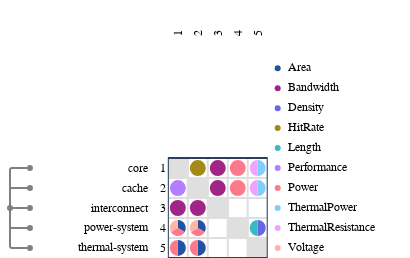

Source (notebook cell):
### Code cell
from ragraph.io.esl import from_esl
graph = from_esl(["./esl"])

import raesl.plot
figure = raesl.plot.mdm(
    graph,
    node_kinds=["component"],
)
figure.show()

### Figure 1 — Plotly figure (JSON) as saved in the notebook; plotly's stock layout.template omitted (floating-point values rounded to 4 significant figures)
{"data": [{"hoverinfo": "skip", "marker": {"color": "#FFFFFF", "line": {"color": "#FFFFFF"}}, "mode": "markers", "showlegend": false, "type": "scatter", "x": [0.5], "xaxis": "x", "y": [0.5], "yaxis": "y"}, {"hoverinfo": "skip", "marker": {"color": "#FFFFFF", "line": {"color": "#FFFFFF"}}, "mode": "markers", "showlegend": false, "type": "scatter", "x": [0.5], "xaxis": "x2", "y": [0.5], "yaxis": "y2"}, {"hoverinfo": "skip", "marker": {"color": "#FFFFFF", "line": {"color": "#FFFFFF"}}, "mode": "markers", "showlegend": false, "type": "scatter", "x": [0.5], "xaxis": "x3", "y": [0.5], "yaxis": "y3"}, {"hoverinfo": "skip", "marker": {"color": "#FFFFFF", "line": {"color": "#FFFFFF"}}, "mode": "markers", "showlegend": false, "type": "scatter", "x": [0.5], "xaxis": "x5", "y": [0.5], "yaxis": "y5"}, {"customdata": [{"data": "world.core", "pointtype": "tree_node"}, {"data": "world.cache", "pointtype": "tree_node"}, {"data": "world.interconnect", "pointtype": "tree_node"}, {"data": "world.power-system", "pointtype": "tree_node"}, {"data": "world.thermal-system", "pointtype": "tree_node"}, {"data": "world", "pointtype": "tree_node"}], "hoverinfo": "text", "marker": {"color": "gray"}, "mode": "markers", "showlegend": false, "text": ["world.core", "world.cache", "world.interconnect", "world.power-system", "world.thermal-system", "world"], "type": "scatter", "x": [1, 1, 1, 1, 1, 0], "xaxis": "x6", "y": [4.5, 3.5, 2.5, 1.5, 0.5, 2.5], "yaxis": "y6"}, {"customdata": [{"source": "world.core", "target": "world.cache"}], "hoverinfo": "text", "marker": {"color": "#ffffff"}, "mode": "markers", "showlegend": false, "text": ["source: world.core<br>target: world.cache<br>Performance: 1.0"], "type": "scatter", "x": [0.5], "xaxis": "x9", "y": [3.3], "yaxis": "y9"}, {"customdata": [{"source": "world.core", "target": "world.interconnect"}], "hoverinfo": "text", "marker": {"color": "#ffffff"}, "mode": "markers", "showlegend": false, "text": ["source: world.core<br>target: world.interconnect<br>Bandwidth: 1.0"], "type": "scatter", "x": [0.5], "xaxis": "x9", "y": [2.3], "yaxis": "y9"}, {"customdata": [{"source": "world.core", "target": "world.power-system"}], "hoverinfo": "text", "marker": {"color": "#ffffff"}, "mode": "markers", "showlegend": false, "text": ["source: world.core<br>target: world.power-system<br>Area: 1.0", "source: world.core<br>target: world.power-system<br>Power: 1.0", "source: world.core<br>target: world.power-system<br>Voltage: 1.0"], "type": "scatter", "x": [0.6732, 0.5, 0.3268], "xaxis": "x9", "y": [1.6, 1.3, 1.6], "yaxis": "y9"}, {"customdata": [{"source": "world.core", "target": "world.thermal-system"}], "hoverinfo": "text", "marker": {"color": "#ffffff"}, "mode": "markers", "showlegend": false, "text": ["source: world.core<br>target: world.thermal-system<br>Area: 1.0", "source: world.core<br>target: world.thermal-system<br>Power: 1.0"], "type": "scatter", "x": [0.7, 0.3], "xaxis": "x9", "y": [0.5, 0.5], "yaxis": "y9"}, {"customdata": [{"source": "world.cache", "target": "world.core"}], "hoverinfo": "text", "marker": {"color": "#ffffff"}, "mode": "markers", "showlegend": false, "text": ["source: world.cache<br>target: world.core<br>HitRate: 1.0"], "type": "scatter", "x": [1.5], "xaxis": "x9", "y": [4.3], "yaxis": "y9"}, {"customdata": [{"source": "world.cache", "target": "world.interconnect"}], "hoverinfo": "text", "marker": {"color": "#ffffff"}, "mode": "markers", "showlegend": false, "text": ["source: world.cache<br>target: world.interconnect<br>Bandwidth: 1.0"], "type": "scatter", "x": [1.5], "xaxis": "x9", "y": [2.3], "yaxis": "y9"}, {"customdata": [{"source": "world.cache", "target": "world.power-system"}], "hoverinfo": "text", "marker": {"color": "#ffffff"}, "mode": "markers", "showlegend": false, "text": ["source: world.cache<br>target: world.power-system<br>Area: 1.0", "source: world.cache<br>target: world.power-system<br>Power: 1.0", "source: world.cache<br>target: world.power-system<br>Voltage: 1.0"], "type": "scatter", "x": [1.673, 1.5, 1.327], "xaxis": "x9", "y": [1.6, 1.3, 1.6], "yaxis": "y9"}, {"customdata": [{"source": "world.cache", "target": "world.thermal-system"}], "hoverinfo": "text", "marker": {"color": "#ffffff"}, "mode": "markers", "showlegend": false, "text": ["source: world.cache<br>target: world.thermal-system<br>Area: 1.0", "source: world.cache<br>target: world.thermal-system<br>Power: 1.0"], "type": "scatter", "x": [1.7, 1.3], "xaxis": "x9", "y": [0.5, 0.5], "yaxis": "y9"}, {"customdata": [{"source": "world.interconnect", "target": "world.core"}], "hoverinfo": "text", "marker": {"color": "#ffffff"}, "mode": "markers", "showlegend": false, "text": ["source: world.interconnect<br>target: world.core<br>Bandwidth: 1.0"], "type": "scatter", "x": [2.5], "xaxis": "x9", "y": [4.3], "yaxis": "y9"}, {"customdata": [{"source": "world.interconnect", "target": "world.cache"}], "hoverinfo": "text", "marker": {"color": "#ffffff"}, "mode": "markers", "showlegend": false, "text": ["source: world.interconnect<br>target: world.cache<br>Bandwidth: 1.0"], "type": "scatter", "x": [2.5], "xaxis": "x9", "y": [3.3], "yaxis": "y9"}, {"customdata": [{"source": "world.power-system", "target": "world.core"}], "hoverinfo": "text", "marker": {"color": "#ffffff"}, "mode": "markers", "showlegend": false, "text": ["source: world.power-system<br>target: world.core<br>Power: 1.0"], "type": "scatter", "x": [3.5], "xaxis": "x9", "y": [4.3], "yaxis": "y9"}, {"customdata": [{"source": "world.power-system", "target": "world.cache"}], "hoverinfo": "text", "marker": {"color": "#ffffff"}, "mode": "markers", "showlegend": false, "text": ["source: world.power-system<br>target: world.cache<br>Power: 1.0"], "type": "scatter", "x": [3.5], "xaxis": "x9", "y": [3.3], "yaxis": "y9"}, {"customdata": [{"source": "world.thermal-system", "target": "world.core"}], "hoverinfo": "text", "marker": {"color": "#ffffff"}, "mode": "markers", "showlegend": false, "text": ["source: world.thermal-system<br>target: world.core<br>ThermalPower: 1.0", "source: world.thermal-system<br>target: world.core<br>ThermalResistance: 1.0"], "type": "scatter", "x": [4.7, 4.3], "xaxis": "x9", "y": [4.5, 4.5], "yaxis": "y9"}, {"customdata": [{"source": "world.thermal-system", "target": "world.cache"}], "hoverinfo": "text", "marker": {"color": "#ffffff"}, "mode": "markers", "showlegend": false, "text": ["source: world.thermal-system<br>target: world.cache<br>ThermalPower: 1.0", "source: world.thermal-system<br>target: world.cache<br>ThermalResistance: 1.0"], "type": "scatter", "x": [4.7, 4.3], "xaxis": "x9", "y": [3.5, 3.5], "yaxis": "y9"}, {"customdata": [{"source": "world.thermal-system", "target": "world.power-system"}], "hoverinfo": "text", "marker": {"color": "#ffffff"}, "mode": "markers", "showlegend": false, "text": ["source: world.thermal-system<br>target: world.power-system<br>Density: 1.0", "source: world.thermal-system<br>target: world.power-system<br>Length: 1.0"], "type": "scatter", "x": [4.7, 4.3], "xaxis": "x9", "y": [1.5, 1.5], "yaxis": "y9"}, {"hoverinfo": "text", "marker": {"color": "#2351a3"}, "mode": "markers", "showlegend": false, "text": ["Area"], "type": "scatter", "x": [0.5], "xaxis": "x10", "y": [9.5], "yaxis": "y10"}, {"hoverinfo": "text", "marker": {"color": "#a02586"}, "mode": "markers", "showlegend": false, "text": ["Bandwidth"], "type": "scatter", "x": [0.5], "xaxis": "x10", "y": [8.5], "yaxis": "y10"}, {"hoverinfo": "text", "marker": {"color": "#6766e5"}, "mode": "markers", "showlegend": false, "text": ["Density"], "type": "scatter", "x": [0.5], "xaxis": "x10", "y": [7.5], "yaxis": "y10"}, {"hoverinfo": "text", "marker": {"color": "#a48916"}, "mode": "markers", "showlegend": false, "text": ["HitRate"], "type": "scatter", "x": [0.5], "xaxis": "x10", "y": [6.5], "yaxis": "y10"}, {"hoverinfo": "text", "marker": {"color": "#36bcc0"}, "mode": "markers", "showlegend": false, "text": ["Length"], "type": "scatter", "x": [0.5], "xaxis": "x10", "y": [5.5], "yaxis": "y10"}, {"hoverinfo": "text", "marker": {"color": "#b37eff"}, "mode": "markers", "showlegend": false, "text": ["Performance"], "type": "scatter", "x": [0.5], "xaxis": "x10", "y": [4.5], "yaxis": "y10"}, {"hoverinfo": "text", "marker": {"color": "#ff798d"}, "mode": "markers", "showlegend": false, "text": ["Power"], "type": "scatter", "x": [0.5], "xaxis": "x10", "y": [3.5], "yaxis": "y10"}, {"hoverinfo": "text", "marker": {"color": "#7fcffa"}, "mode": "markers", "showlegend": false, "text": ["ThermalPower"], "type": "scatter", "x": [0.5], "xaxis": "x10", "y": [2.5], "yaxis": "y10"}, {"hoverinfo": "text", "marker": {"color": "#eea3ff"}, "mode": "markers", "showlegend": false, "text": ["ThermalResistance"], "type": "scatter", "x": [0.5], "xaxis": "x10", "y": [1.5], "yaxis": "y10"}, {"hoverinfo": "text", "marker": {"color": "#ffb7a3"}, "mode": "markers", "showlegend": false, "text": ["Voltage"], "type": "scatter", "x": [0.5], "xaxis": "x10", "y": [0.5], "yaxis": "y10"}, {"hoverinfo": "text", "mode": "text", "showlegend": false, "text": ["Area", "Bandwidth", "Density", "HitRate", "Length", "Performance", "Power", "ThermalPower", "ThermalResistance", "Voltage"], "textfont": {"color": "black", "family": "Fira Code,Hack,Courier New,monospace", "size": 12}, "textposition": "middle right", "type": "scatter", "x": [1, 1, 1, 1, 1, 1, 1, 1, 1, 1], "xaxis": "x10", "y": [9.5, 8.5, 7.5, 6.5, 5.5, 4.5, 3.5, 2.5, 1.5, 0.5], "yaxis": "y10"}], "layout": {"annotations": [{"font": {"color": "black", "family": "Fira Code,Hack,Courier New,monospace", "size": 12}, "showarrow": false, "text": "1", "textangle": -90, "x": 0.5, "xref": "x4", "y": -0.3301, "yanchor": "bottom", "yref": "y", "yshift": 0}, {"font": {"color": "black", "family": "Fira Code,Hack,Courier New,monospace", "size": 12}, "showarrow": false, "text": "2", "textangle": -90, "x": 1.5, "xref": "x4", "y": -0.3301, "yanchor": "bottom", "yref": "y", "yshift": 0}, {"font": {"color": "black", "family": "Fira Code,Hack,Courier New,monospace", "size": 12}, "showarrow": false, "text": "3", "textangle": -90, "x": 2.5, "xref": "x4", "y": -0.3301, "yanchor": "bottom", "yref": "y", "yshift": 0}, {"font": {"color": "black", "family": "Fira Code,Hack,Courier New,monospace", "size": 12}, "showarrow": false, "text": "4", "textangle": -90, "x": 3.5, "xref": "x4", "y": -0.3301, "yanchor": "bottom", "yref": "y", "yshift": 0}, {"font": {"color": "black", "family": "Fira Code,Hack,Courier New,monospace", "size": 12}, "showarrow": false, "text": "5", "textangle": -90, "x": 4.5, "xref": "x4", "y": -0.3301, "yanchor": "bottom", "yref": "y", "yshift": 0}, {"font": {"color": "black", "family": "Fira Code,Hack,Courier New,monospace", "size": 12}, "showarrow": false, "text": "core", "textangle": 0, "x": 2.772, "xanchor": "right", "xref": "x7", "y": 4.5, "yref": "y6", "yshift": 0}, {"font": {"color": "black", "family": "Fira Code,Hack,Courier New,monospace", "size": 12}, "showarrow": false, "text": "cache", "textangle": 0, "x": 2.772, "xanchor": "right", "xref": "x7", "y": 3.5, "yref": "y6", "yshift": 0}, {"font": {"color": "black", "family": "Fira Code,Hack,Courier New,monospace", "size": 12}, "showarrow": false, "text": "interconnect", "textangle": 0, "x": 2.772, "xanchor": "right", "xref": "x7", "y": 2.5, "yref": "y6", "yshift": 0}, {"font": {"color": "black", "family": "Fira Code,Hack,Courier New,monospace", "size": 12}, "showarrow": false, "text": "power-system", "textangle": 0, "x": 2.772, "xanchor": "right", "xref": "x7", "y": 1.5, "yref": "y6", "yshift": 0}, {"font": {"color": "black", "family": "Fira Code,Hack,Courier New,monospace", "size": 12}, "showarrow": false, "text": "thermal-system", "textangle": 0, "x": 2.772, "xanchor": "right", "xref": "x7", "y": 0.5, "yref": "y6", "yshift": 0}, {"font": {"color": "black", "family": "Fira Code,Hack,Courier New,monospace", "size": 12}, "showarrow": false, "text": "1", "textangle": 0, "x": 0.4301, "xanchor": "right", "xref": "x8", "y": 4.5, "yref": "y6", "yshift": 0}, {"font": {"color": "black", "family": "Fira Code,Hack,Courier New,monospace", "size": 12}, "showarrow": false, "text": "2", "textangle": 0, "x": 0.4301, "xanchor": "right", "xref": "x8", "y": 3.5, "yref": "y6", "yshift": 0}, {"font": {"color": "black", "family": "Fira Code,Hack,Courier New,monospace", "size": 12}, "showarrow": false, "text": "3", "textangle": 0, "x": 0.4301, "xanchor": "right", "xref": "x8", "y": 2.5, "yref": "y6", "yshift": 0}, {"font": {"color": "black", "family": "Fira Code,Hack,Courier New,monospace", "size": 12}, "showarrow": false, "text": "4", "textangle": 0, "x": 0.4301, "xanchor": "right", "xref": "x8", "y": 1.5, "yref": "y6", "yshift": 0}, {"font": {"color": "black", "family": "Fira Code,Hack,Courier New,monospace", "size": 12}, "showarrow": false, "text": "5", "textangle": 0, "x": 0.4301, "xanchor": "right", "xref": "x8", "y": 0.5, "yref": "y6", "yshift": 0}], "autosize": false, "height": 258.2, "hovermode": "closest", "margin": {"b": 0, "l": 0, "pad": 0, "r": 0, "t": 25}, "modebar": {"orientation": "h"}, "paper_bgcolor": "rgba(256,256,256,1)", "plot_bgcolor": "rgba(256,256,256,0)", "shapes": [{"line": {"color": "gray", "dash": "solid", "width": 2}, "type": "line", "x0": 0, "x1": 0, "xref": "x6", "y0": 2.5, "y1": 4.4, "yref": "y6"}, {"line": {"color": "gray", "dash": "solid", "width": 2}, "path": "M 0 4.4 Q 0 4.5 0.1 4.5", "type": "path", "xref": "x6", "yref": "y6"}, {"line": {"color": "gray", "dash": "solid", "width": 2}, "type": "line", "x0": 0.1, "x1": 1, "xref": "x6", "y0": 4.5, "y1": 4.5, "yref": "y6"}, {"line": {"color": "gray", "dash": "solid", "width": 2}, "type": "line", "x0": 0, "x1": 0, "xref": "x6", "y0": 2.5, "y1": 3.4, "yref": "y6"}, {"line": {"color": "gray", "dash": "solid", "width": 2}, "path": "M 0 3.4 Q 0 3.5 0.1 3.5", "type": "path", "xref": "x6", "yref": "y6"}, {"line": {"color": "gray", "dash": "solid", "width": 2}, "type": "line", "x0": 0.1, "x1": 1, "xref": "x6", "y0": 3.5, "y1": 3.5, "yref": "y6"}, {"line": {"color": "gray", "dash": "solid", "width": 2}, "type": "line", "x0": 0, "x1": 1, "xref": "x6", "y0": 2.5, "y1": 2.5, "yref": "y6"}, {"line": {"color": "gray", "dash": "solid", "width": 2}, "type": "line", "x0": 0, "x1": 0, "xref": "x6", "y0": 2.5, "y1": 1.6, "yref": "y6"}, {"line": {"color": "gray", "dash": "solid", "width": 2}, "path": "M 0 1.6 Q 0 1.5 0.1 1.5", "type": "path", "xref": "x6", "yref": "y6"}, {"line": {"color": "gray", "dash": "solid", "width": 2}, "type": "line", "x0": 0.1, "x1": 1, "xref": "x6", "y0": 1.5, "y1": 1.5, "yref": "y6"}, {"line": {"color": "gray", "dash": "solid", "width": 2}, "type": "line", "x0": 0, "x1": 0, "xref": "x6", "y0": 2.5, "y1": 0.6, "yref": "y6"}, {"line": {"color": "gray", "dash": "solid", "width": 2}, "path": "M 0 0.6 Q 0 0.5 0.1 0.5", "type": "path", "xref": "x6", "yref": "y6"}, {"line": {"color": "gray", "dash": "solid", "width": 2}, "type": "line", "x0": 0.1, "x1": 1, "xref": "x6", "y0": 0.5, "y1": 0.5, "yref": "y6"}, {"line": {"color": "#dfdfdf", "dash": "solid", "width": 2}, "type": "line", "x0": 0, "x1": 5, "xref": "x9", "y0": 0, "y1": 0, "yref": "y6"}, {"line": {"color": "#dfdfdf", "dash": "solid", "width": 2}, "type": "line", "x0": 0, "x1": 5, "xref": "x9", "y0": 1, "y1": 1, "yref": "y6"}, {"line": {"color": "#dfdfdf", "dash": "solid", "width": 2}, "type": "line", "x0": 0, "x1": 5, "xref": "x9", "y0": 2, "y1": 2, "yref": "y6"}, {"line": {"color": "#dfdfdf", "dash": "solid", "width": 2}, "type": "line", "x0": 0, "x1": 5, "xref": "x9", "y0": 3, "y1": 3, "yref": "y6"}, {"line": {"color": "#dfdfdf", "dash": "solid", "width": 2}, "type": "line", "x0": 0, "x1": 5, "xref": "x9", "y0": 4, "y1": 4, "yref": "y6"}, {"line": {"color": "#dfdfdf", "dash": "solid", "width": 2}, "type": "line", "x0": 0, "x1": 5, "xref": "x9", "y0": 5, "y1": 5, "yref": "y6"}, {"line": {"color": "#dfdfdf", "dash": "solid", "width": 2}, "type": "line", "x0": 0, "x1": 0, "xref": "x9", "y0": 0, "y1": 5, "yref": "y6"}, {"line": {"color": "#dfdfdf", "dash": "solid", "width": 2}, "type": "line", "x0": 1, "x1": 1, "xref": "x9", "y0": 0, "y1": 5, "yref": "y6"}, {"line": {"color": "#dfdfdf", "dash": "solid", "width": 2}, "type": "line", "x0": 2, "x1": 2, "xref": "x9", "y0": 0, "y1": 5, "yref": "y6"}, {"line": {"color": "#dfdfdf", "dash": "solid", "width": 2}, "type": "line", "x0": 3, "x1": 3, "xref": "x9", "y0": 0, "y1": 5, "yref": "y6"}, {"line": {"color": "#dfdfdf", "dash": "solid", "width": 2}, "type": "line", "x0": 4, "x1": 4, "xref": "x9", "y0": 0, "y1": 5, "yref": "y6"}, {"line": {"color": "#dfdfdf", "dash": "solid", "width": 2}, "type": "line", "x0": 5, "x1": 5, "xref": "x9", "y0": 0, "y1": 5, "yref": "y6"}, {"fillcolor": "#dfdfdf", "layer": "below", "line": {"color": "#dfdfdf"}, "type": "rect", "x0": 0, "x1": 1, "xref": "x9", "y0": 4, "y1": 5, "yref": "y6"}, {"fillcolor": "#dfdfdf", "layer": "below", "line": {"color": "#dfdfdf"}, "type": "rect", "x0": 1, "x1": 2, "xref": "x9", "y0": 3, "y1": 4, "yref": "y6"}, {"fillcolor": "#dfdfdf", "layer": "below", "line": {"color": "#dfdfdf"}, "type": "rect", "x0": 2, "x1": 3, "xref": "x9", "y0": 2, "y1": 3, "yref": "y6"}, {"fillcolor": "#dfdfdf", "layer": "below", "line": {"color": "#dfdfdf"}, "type": "rect", "x0": 3, "x1": 4, "xref": "x9", "y0": 1, "y1": 2, "yref": "y6"}, {"fillcolor": "#dfdfdf", "layer": "below", "line": {"color": "#dfdfdf"}, "type": "rect", "x0": 4, "x1": 5, "xref": "x9", "y0": 0, "y1": 1, "yref": "y6"}, {"fillcolor": "#b37eff", "line": {"width": 0}, "path": "M 0.5 3.5 L 0.5 3.9 Q 0.334 3.9 0.217 3.783 Q 0.1 3.666 0.1 3.5 Q 0.1 3.334 0.217 3.217 Q 0.334 3.1 0.5 3.1 Q 0.666 3.1 0.783 3.217 Q 0.9 3.334 0.9 3.5 Q 0.9 3.666 0.783 3.783 Q 0.666 3.9 0.5 3.9 Z", "type": "path", "xref": "x9", "yref": "y6"}, {"fillcolor": "#a02586", "line": {"width": 0}, "path": "M 0.5 2.5 L 0.5 2.9 Q 0.334 2.9 0.217 2.783 Q 0.1 2.666 0.1 2.5 Q 0.1 2.334 0.217 2.217 Q 0.334 2.1 0.5 2.1 Q 0.666 2.1 0.783 2.217 Q 0.9 2.334 0.9 2.5 Q 0.9 2.666 0.783 2.783 Q 0.666 2.9 0.5 2.9 Z", "type": "path", "xref": "x9", "yref": "y6"}, {"fillcolor": "#2351a3", "line": {"width": 0}, "path": "M 0.5 1.5 L 0.846 1.3 Q 0.929 1.443 0.886 1.604 Q 0.843 1.764 0.7 1.846 Q 0.607 1.9 0.5 1.9 Z", "type": "path", "xref": "x9", "yref": "y6"}, {"fillcolor": "#ff798d", "line": {"width": 0}, "path": "M 0.5 1.5 L 0.15400000000000003 1.3 Q 0.236 1.157 0.396 1.114 Q 0.557 1.071 0.7 1.154 Q 0.793 1.207 0.846 1.3 Z", "type": "path", "xref": "x9", "yref": "y6"}, {"fillcolor": "#ffb7a3", "line": {"width": 0}, "path": "M 0.5 1.5 L 0.5 1.9 Q 0.334 1.9 0.217 1.783 Q 0.1 1.666 0.1 1.5 Q 0.1 1.393 0.154 1.3 Z", "type": "path", "xref": "x9", "yref": "y6"}, {"fillcolor": "#2351a3", "line": {"width": 0}, "path": "M 0.5 0.5 L 0.5 0.09999999999999998 Q 0.666 0.1 0.783 0.217 Q 0.9 0.334 0.9 0.5 Q 0.9 0.666 0.783 0.783 Q 0.666 0.9 0.5 0.9 Z", "type": "path", "xref": "x9", "yref": "y6"}, {"fillcolor": "#ff798d", "line": {"width": 0}, "path": "M 0.5 0.5 L 0.5 0.9 Q 0.334 0.9 0.217 0.783 Q 0.1 0.666 0.1 0.5 Q 0.1 0.334 0.217 0.217 Q 0.334 0.1 0.5 0.1 Z", "type": "path", "xref": "x9", "yref": "y6"}, {"fillcolor": "#a48916", "line": {"width": 0}, "path": "M 1.5 4.5 L 1.5 4.9 Q 1.334 4.9 1.217 4.783 Q 1.1 4.666 1.1 4.5 Q 1.1 4.334 1.217 4.217 Q 1.334 4.1 1.5 4.1 Q 1.666 4.1 1.783 4.217 Q 1.9 4.334 1.9 4.5 Q 1.9 4.666 1.783 4.783 Q 1.666 4.9 1.5 4.9 Z", "type": "path", "xref": "x9", "yref": "y6"}, {"fillcolor": "#a02586", "line": {"width": 0}, "path": "M 1.5 2.5 L 1.5 2.9 Q 1.334 2.9 1.217 2.783 Q 1.1 2.666 1.1 2.5 Q 1.1 2.334 1.217 2.217 Q 1.334 2.1 1.5 2.1 Q 1.666 2.1 1.783 2.217 Q 1.9 2.334 1.9 2.5 Q 1.9 2.666 1.783 2.783 Q 1.666 2.9 1.5 2.9 Z", "type": "path", "xref": "x9", "yref": "y6"}, {"fillcolor": "#2351a3", "line": {"width": 0}, "path": "M 1.5 1.5 L 1.846 1.3 Q 1.929 1.443 1.886 1.604 Q 1.843 1.764 1.7 1.846 Q 1.607 1.9 1.5 1.9 Z", "type": "path", "xref": "x9", "yref": "y6"}, {"fillcolor": "#ff798d", "line": {"width": 0}, "path": "M 1.5 1.5 L 1.154 1.3 Q 1.236 1.157 1.396 1.114 Q 1.557 1.071 1.7 1.154 Q 1.793 1.207 1.846 1.3 Z", "type": "path", "xref": "x9", "yref": "y6"}, {"fillcolor": "#ffb7a3", "line": {"width": 0}, "path": "M 1.5 1.5 L 1.5 1.9 Q 1.334 1.9 1.217 1.783 Q 1.1 1.666 1.1 1.5 Q 1.1 1.393 1.154 1.3 Z", "type": "path", "xref": "x9", "yref": "y6"}, {"fillcolor": "#2351a3", "line": {"width": 0}, "path": "M 1.5 0.5 L 1.5 0.09999999999999998 Q 1.666 0.1 1.783 0.217 Q 1.9 0.334 1.9 0.5 Q 1.9 0.666 1.783 0.783 Q 1.666 0.9 1.5 0.9 Z", "type": "path", "xref": "x9", "yref": "y6"}, {"fillcolor": "#ff798d", "line": {"width": 0}, "path": "M 1.5 0.5 L 1.5 0.9 Q 1.334 0.9 1.217 0.783 Q 1.1 0.666 1.1 0.5 Q 1.1 0.334 1.217 0.217 Q 1.334 0.1 1.5 0.1 Z", "type": "path", "xref": "x9", "yref": "y6"}, {"fillcolor": "#a02586", "line": {"width": 0}, "path": "M 2.5 4.5 L 2.5 4.9 Q 2.334 4.9 2.217 4.783 Q 2.1 4.666 2.1 4.5 Q 2.1 4.334 2.217 4.217 Q 2.334 4.1 2.5 4.1 Q 2.666 4.1 2.783 4.217 Q 2.9 4.334 2.9 4.5 Q 2.9 4.666 2.783 4.783 Q 2.666 4.9 2.5 4.9 Z", "type": "path", "xref": "x9", "yref": "y6"}, {"fillcolor": "#a02586", "line": {"width": 0}, "path": "M 2.5 3.5 L 2.5 3.9 Q 2.334 3.9 2.217 3.783 Q 2.1 3.666 2.1 3.5 Q 2.1 3.334 2.217 3.217 Q 2.334 3.1 2.5 3.1 Q 2.666 3.1 2.783 3.217 Q 2.9 3.334 2.9 3.5 Q 2.9 3.666 2.783 3.783 Q 2.666 3.9 2.5 3.9 Z", "type": "path", "xref": "x9", "yref": "y6"}, {"fillcolor": "#ff798d", "line": {"width": 0}, "path": "M 3.5 4.5 L 3.5 4.9 Q 3.334 4.9 3.217 4.783 Q 3.1 4.666 3.1 4.5 Q 3.1 4.334 3.217 4.217 Q 3.334 4.1 3.5 4.1 Q 3.666 4.1 3.783 4.217 Q 3.9 4.334 3.9 4.5 Q 3.9 4.666 3.783 4.783 Q 3.666 4.9 3.5 4.9 Z", "type": "path", "xref": "x9", "yref": "y6"}, {"fillcolor": "#ff798d", "line": {"width": 0}, "path": "M 3.5 3.5 L 3.5 3.9 Q 3.334 3.9 3.217 3.783 Q 3.1 3.666 3.1 3.5 Q 3.1 3.334 3.217 3.217 Q 3.334 3.1 3.5 3.1 Q 3.666 3.1 3.783 3.217 Q 3.9 3.334 3.9 3.5 Q 3.9 3.666 3.783 3.783 Q 3.666 3.9 3.5 3.9 Z", "type": "path", "xref": "x9", "yref": "y6"}, {"fillcolor": "#7fcffa", "line": {"width": 0}, "path": "M 4.5 4.5 L 4.5 4.1 Q 4.666 4.1 4.783 4.217 Q 4.9 4.334 4.9 4.5 Q 4.9 4.666 4.783 4.783 Q 4.666 4.9 4.5 4.9 Z", "type": "path", "xref": "x9", "yref": "y6"}, {"fillcolor": "#eea3ff", "line": {"width": 0}, "path": "M 4.5 4.5 L 4.5 4.9 Q 4.334 4.9 4.217 4.783 Q 4.1 4.666 4.1 4.5 Q 4.1 4.334 4.217 4.217 Q 4.334 4.1 4.5 4.1 Z", "type": "path", "xref": "x9", "yref": "y6"}, {"fillcolor": "#7fcffa", "line": {"width": 0}, "path": "M 4.5 3.5 L 4.5 3.1 Q 4.666 3.1 4.783 3.217 Q 4.9 3.334 4.9 3.5 Q 4.9 3.666 4.783 3.783 Q 4.666 3.9 4.5 3.9 Z", "type": "path", "xref": "x9", "yref": "y6"}, {"fillcolor": "#eea3ff", "line": {"width": 0}, "path": "M 4.5 3.5 L 4.5 3.9 Q 4.334 3.9 4.217 3.783 Q 4.1 3.666 4.1 3.5 Q 4.1 3.334 4.217 3.217 Q 4.334 3.1 4.5 3.1 Z", "type": "path", "xref": "x9", "yref": "y6"}, {"fillcolor": "#6766e5", "line": {"width": 0}, "path": "M 4.5 1.5 L 4.5 1.1 Q 4.666 1.1 4.783 1.217 Q 4.9 1.334 4.9 1.5 Q 4.9 1.666 4.783 1.783 Q 4.666 1.9 4.5 1.9 Z", "type": "path", "xref": "x9", "yref": "y6"}, {"fillcolor": "#36bcc0", "line": {"width": 0}, "path": "M 4.5 1.5 L 4.5 1.9 Q 4.334 1.9 4.217 1.783 Q 4.1 1.666 4.1 1.5 Q 4.1 1.334 4.217 1.217 Q 4.334 1.1 4.5 1.1 Z", "type": "path", "xref": "x9", "yref": "y6"}, {"type": "rect", "x0": 0, "x1": 5, "xref": "x9", "y0": 0, "y1": 5, "yref": "y6"}], "width": 410.6, "xaxis": {"anchor": "y", "automargin": false, "autorange": false, "domain": [0, 0.09742], "matches": "x6", "range": [-0.5, 1.5], "scaleanchor": "y", "scaleratio": 1, "showticklabels": false}, "xaxis10": {"anchor": "y10", "automargin": false, "domain": [0.6529, 1], "range": [0, 7.125], "scaleanchor": "y", "showgrid": false, "showline": false, "showticklabels": false, "zeroline": false}, "xaxis2": {"anchor": "y2", "automargin": false, "autorange": false, "domain": [0.09742, 0.3675], "matches": "x7", "range": [-2.772, 2.772], "scaleanchor": "y", "scaleratio": 1, "showticklabels": false}, "xaxis3": {"anchor": "y3", "automargin": false, "autorange": false, "domain": [0.3675, 0.4094], "matches": "x8", "range": [-0.4301, 0.4301], "scaleanchor": "y", "scaleratio": 1, "showticklabels": false}, "xaxis4": {"anchor": "y4", "automargin": false, "domain": [0.4094, 0.6529], "matches": "x9", "range": [0, 5], "scaleanchor": "y", "showgrid": false, "showline": false, "showticklabels": false, "zeroline": false}, "xaxis5": {"anchor": "y5", "automargin": false, "autorange": false, "domain": [0.6529, 1], "matches": "x10", "range": [0, 7.125], "scaleanchor": "y", "scaleratio": 1, "showticklabels": false}, "xaxis6": {"anchor": "y6", "automargin": false, "autorange": false, "domain": [0, 0.09742], "range": [-0.5, 1.5], "scaleanchor": "y", "scaleratio": 1, "showgrid": false, "showline": false, "showticklabels": false, "zeroline": false}, "xaxis7": {"anchor": "y7", "automargin": false, "domain": [0.09742, 0.3675], "range": [-2.772, 2.772], "scaleanchor": "y", "scaleratio": 1, "showgrid": false, "showline": false, "showticklabels": false, "zeroline": false}, "xaxis8": {"anchor": "y8", "automargin": false, "domain": [0.3675, 0.4094], "range": [-0.4301, 0.4301], "scaleanchor": "y", "scaleratio": 1, "showgrid": false, "showline": false, "showticklabels": false, "zeroline": false}, "xaxis9": {"anchor": "y9", "automargin": false, "domain": [0.4094, 0.6529], "range": [0, 5], "scaleanchor": "y", "scaleratio": 1, "showgrid": false, "showline": false, "showticklabels": false, "zeroline": false}, "yaxis": {"anchor": "x", "automargin": false, "autorange": false, "domain": [0.9434, 1], "range": [-0.3301, 0.3301], "showticklabels": false}, "yaxis10": {"anchor": "x10", "automargin": false, "autorange": false, "domain": [0, 0.9434], "matches": "y6", "range": [0, 11], "scaleratio": 1, "showgrid": false, "showline": false, "showticklabels": false, "zeroline": false}, "yaxis2": {"anchor": "x2", "automargin": false, "autorange": false, "domain": [0.9434, 1], "matches": "y", "range": [-0.3301, 0.3301], "showticklabels": false}, "yaxis3": {"anchor": "x3", "automargin": false, "autorange": false, "domain": [0.9434, 1], "matches": "y", "range": [-0.3301, 0.3301], "showticklabels": false}, "yaxis4": {"anchor": "x4", "automargin": false, "autorange": false, "domain": [0.9434, 1], "matches": "y", "range": [-0.3301, 0.3301], "scaleanchor": "x", "scaleratio": 1, "showgrid": false, "showline": false, "showticklabels": false, "zeroline": false}, "yaxis5": {"anchor": "x5", "automargin": false, "autorange": false, "domain": [0.9434, 1], "matches": "y", "range": [-0.3301, 0.3301], "showticklabels": false}, "yaxis6": {"anchor": "x6", "automargin": false, "autorange": false, "domain": [0, 0.9434], "range": [0, 11], "scaleanchor": "x", "scaleratio": 1, "showgrid": true, "showline": false, "showticklabels": false, "zeroline": false}, "yaxis7": {"anchor": "x7", "automargin": false, "autorange": false, "domain": [0, 0.9434], "matches": "y6", "range": [0, 11], "scaleratio": 1, "showgrid": false, "showline": false, "showticklabels": false, "zeroline": false}, "yaxis8": {"anchor": "x8", "automargin": false, "autorange": false, "domain": [0, 0.9434], "matches": "y6", "range": [0, 11], "scaleratio": 1, "showgrid": false, "showline": false, "showticklabels": false, "zeroline": false}, "yaxis9": {"anchor": "x9", "automargin": false, "autorange": false, "domain": [0, 0.9434], "matches": "y6", "range": [0, 11], "scaleratio": 1, "showgrid": false, "showline": false, "showticklabels": false, "zeroline": false}}}
